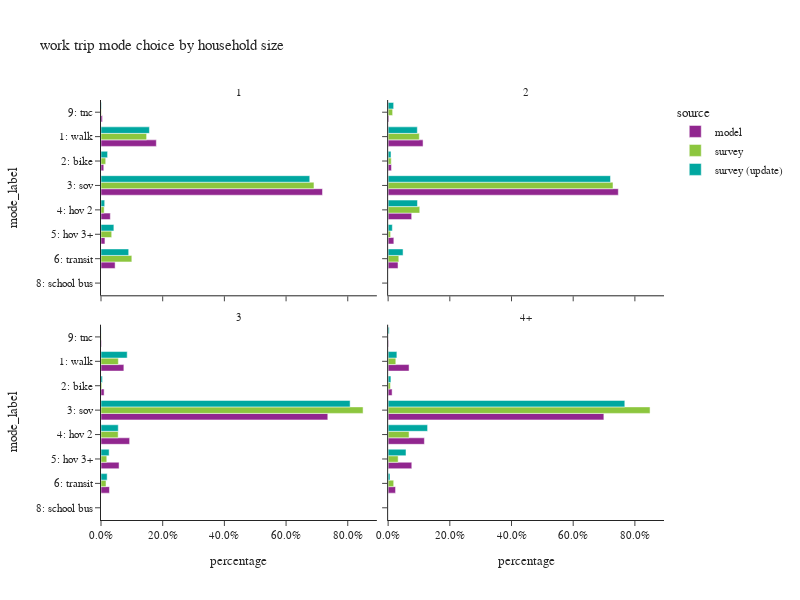

Notebook source saved alongside this figure:
### Code cell
plot_mode_choice(wk_trip,"hhsize_4+",
                 {"hhsize_4+":["1","2","3","4+"],
                  "mode_label":["1: walk","2: bike","3: sov","4: hov 2","5: hov 3+","6: transit",
                                   "8: school bus","9: other–survey only"]},
                 "household size",2,600)

### Figure 1 — Plotly figure (JSON) as saved in the notebook; plotly's stock layout.template omitted (floating-point values rounded to 4 significant figures)
{"data": [{"alignmentgroup": "True", "customdata": [[63016], [3162], [252293], [10611], [4485], [16087], [1654]], "hovertemplate": "source=model<br>hhsize_4+=1<br>percentage=%{x}<br>mode_label=%{y}<br>sample count=%{customdata[0]}<extra></extra>", "legendgroup": "model", "marker": {"color": "#91268F", "pattern": {"shape": ""}}, "name": "model", "offsetgroup": "model", "orientation": "h", "showlegend": true, "textposition": "auto", "type": "bar", "x": [0.1794, 0.009001, 0.7182, 0.0302, 0.01277, 0.04579, 0.004708], "xaxis": "x3", "y": ["1: walk", "2: bike", "3: sov", "4: hov 2", "5: hov 3+", "6: transit", "9: tnc"], "yaxis": "y3"}, {"alignmentgroup": "True", "customdata": [[93781], [9034], [618000], [63226], [15322], [26575], [2171]], "hovertemplate": "source=model<br>hhsize_4+=2<br>percentage=%{x}<br>mode_label=%{y}<br>sample count=%{customdata[0]}<extra></extra>", "legendgroup": "model", "marker": {"color": "#91268F", "pattern": {"shape": ""}}, "name": "model", "offsetgroup": "model", "orientation": "h", "showlegend": false, "textposition": "auto", "type": "bar", "x": [0.1132, 0.01091, 0.7463, 0.07635, 0.0185, 0.03209, 0.002622], "xaxis": "x4", "y": ["1: walk", "2: bike", "3: sov", "4: hov 2", "5: hov 3+", "6: transit", "9: tnc"], "yaxis": "y4"}, {"alignmentgroup": "True", "customdata": [[37613], [5117], [373158], [47103], [29735], [13915], [884]], "hovertemplate": "source=model<br>hhsize_4+=3<br>percentage=%{x}<br>mode_label=%{y}<br>sample count=%{customdata[0]}<extra></extra>", "legendgroup": "model", "marker": {"color": "#91268F", "pattern": {"shape": ""}}, "name": "model", "offsetgroup": "model", "orientation": "h", "showlegend": false, "textposition": "auto", "type": "bar", "x": [0.07411, 0.01008, 0.7353, 0.09281, 0.05859, 0.02742, 0.001742], "xaxis": "x", "y": ["1: walk", "2: bike", "3: sov", "4: hov 2", "5: hov 3+", "6: transit", "9: tnc"], "yaxis": "y"}, {"alignmentgroup": "True", "customdata": [[65589], [12447], [675778], [113581], [74103], [23241], [1], [1412]], "hovertemplate": "source=model<br>hhsize_4+=4+<br>percentage=%{x}<br>mode_label=%{y}<br>sample count=%{customdata[0]}<extra></extra>", "legendgroup": "model", "marker": {"color": "#91268F", "pattern": {"shape": ""}}, "name": "model", "offsetgroup": "model", "orientation": "h", "showlegend": false, "textposition": "auto", "type": "bar", "x": [0.06789, 0.01288, 0.6995, 0.1176, 0.0767, 0.02406, 1.035e-06, 0.001461], "xaxis": "x2", "y": ["1: walk", "2: bike", "3: sov", "4: hov 2", "5: hov 3+", "6: transit", "8: school bus", "9: tnc"], "yaxis": "y2"}, {"alignmentgroup": "True", "customdata": [[164], [45], [436], [15], [17], [113], [4]], "hovertemplate": "source=survey<br>hhsize_4+=1<br>percentage=%{x}<br>mode_label=%{y}<br>sample count=%{customdata[0]}<extra></extra>", "legendgroup": "survey", "marker": {"color": "#8CC63E", "pattern": {"shape": ""}}, "name": "survey", "offsetgroup": "survey", "orientation": "h", "showlegend": true, "textposition": "auto", "type": "bar", "x": [0.1479, 0.01526, 0.6905, 0.01026, 0.0347, 0.09994, 0.001472], "xaxis": "x3", "y": ["1: walk", "2: bike", "3: sov", "4: hov 2", "5: hov 3+", "6: transit", "9: tnc"], "yaxis": "y3"}, {"alignmentgroup": "True", "customdata": [[127], [64], [580], [90], [20], [106], [6]], "hovertemplate": "source=survey<br>hhsize_4+=2<br>percentage=%{x}<br>mode_label=%{y}<br>sample count=%{customdata[0]}<extra></extra>", "legendgroup": "survey", "marker": {"color": "#8CC63E", "pattern": {"shape": ""}}, "name": "survey", "offsetgroup": "survey", "orientation": "h", "showlegend": false, "textposition": "auto", "type": "bar", "x": [0.1011, 0.0101, 0.729, 0.1025, 0.008015, 0.03464, 0.01459], "xaxis": "x4", "y": ["1: walk", "2: bike", "3: sov", "4: hov 2", "5: hov 3+", "6: transit", "9: tnc"], "yaxis": "y4"}, {"alignmentgroup": "True", "customdata": [[29], [12], [253], [11], [8], [21], [1]], "hovertemplate": "source=survey<br>hhsize_4+=3<br>percentage=%{x}<br>mode_label=%{y}<br>sample count=%{customdata[0]}<extra></extra>", "legendgroup": "survey", "marker": {"color": "#8CC63E", "pattern": {"shape": ""}}, "name": "survey", "offsetgroup": "survey", "orientation": "h", "showlegend": false, "textposition": "auto", "type": "bar", "x": [0.05625, 0.002707, 0.8497, 0.05565, 0.01873, 0.01628, 0.0007122], "xaxis": "x", "y": ["1: walk", "2: bike", "3: sov", "4: hov 2", "5: hov 3+", "6: transit", "9: tnc"], "yaxis": "y"}, {"alignmentgroup": "True", "customdata": [[12], [13], [293], [24], [12], [14]], "hovertemplate": "source=survey<br>hhsize_4+=4+<br>percentage=%{x}<br>mode_label=%{y}<br>sample count=%{customdata[0]}<extra></extra>", "legendgroup": "survey", "marker": {"color": "#8CC63E", "pattern": {"shape": ""}}, "name": "survey", "offsetgroup": "survey", "orientation": "h", "showlegend": false, "textposition": "auto", "type": "bar", "x": [0.0249, 0.007539, 0.8492, 0.06781, 0.0325, 0.01806], "xaxis": "x2", "y": ["1: walk", "2: bike", "3: sov", "4: hov 2", "5: hov 3+", "6: transit"], "yaxis": "y2"}, {"alignmentgroup": "True", "customdata": [[159], [41], [422], [11], [19], [99], [4]], "hovertemplate": "source=survey (update)<br>hhsize_4+=1<br>percentage=%{x}<br>mode_label=%{y}<br>sample count=%{customdata[0]}<extra></extra>", "legendgroup": "survey (update)", "marker": {"color": "#00A7A0", "pattern": {"shape": ""}}, "name": "survey (update)", "offsetgroup": "survey (update)", "orientation": "h", "showlegend": true, "textposition": "auto", "type": "bar", "x": [0.157, 0.02136, 0.6768, 0.01199, 0.04173, 0.08976, 0.001389], "xaxis": "x3", "y": ["1: walk", "2: bike", "3: sov", "4: hov 2", "5: hov 3+", "6: transit", "9: tnc"], "yaxis": "y3"}, {"alignmentgroup": "True", "customdata": [[140], [57], [592], [83], [19], [108], [7]], "hovertemplate": "source=survey (update)<br>hhsize_4+=2<br>percentage=%{x}<br>mode_label=%{y}<br>sample count=%{customdata[0]}<extra></extra>", "legendgroup": "survey (update)", "marker": {"color": "#00A7A0", "pattern": {"shape": ""}}, "name": "survey (update)", "offsetgroup": "survey (update)", "orientation": "h", "showlegend": false, "textposition": "auto", "type": "bar", "x": [0.09466, 0.009326, 0.721, 0.09509, 0.01362, 0.04842, 0.01791], "xaxis": "x4", "y": ["1: walk", "2: bike", "3: sov", "4: hov 2", "5: hov 3+", "6: transit", "9: tnc"], "yaxis": "y4"}, {"alignmentgroup": "True", "customdata": [[33], [11], [270], [12], [9], [24], [1]], "hovertemplate": "source=survey (update)<br>hhsize_4+=3<br>percentage=%{x}<br>mode_label=%{y}<br>sample count=%{customdata[0]}<extra></extra>", "legendgroup": "survey (update)", "marker": {"color": "#00A7A0", "pattern": {"shape": ""}}, "name": "survey (update)", "offsetgroup": "survey (update)", "orientation": "h", "showlegend": false, "textposition": "auto", "type": "bar", "x": [0.08493, 0.004723, 0.8076, 0.05596, 0.02637, 0.01997, 0.0004131], "xaxis": "x", "y": ["1: walk", "2: bike", "3: sov", "4: hov 2", "5: hov 3+", "6: transit", "9: tnc"], "yaxis": "y"}, {"alignmentgroup": "True", "customdata": [[17], [14], [313], [30], [13], [16], [2]], "hovertemplate": "source=survey (update)<br>hhsize_4+=4+<br>percentage=%{x}<br>mode_label=%{y}<br>sample count=%{customdata[0]}<extra></extra>", "legendgroup": "survey (update)", "marker": {"color": "#00A7A0", "pattern": {"shape": ""}}, "name": "survey (update)", "offsetgroup": "survey (update)", "orientation": "h", "showlegend": false, "textposition": "auto", "type": "bar", "x": [0.02836, 0.00901, 0.7673, 0.1279, 0.05795, 0.006057, 0.003398], "xaxis": "x2", "y": ["1: walk", "2: bike", "3: sov", "4: hov 2", "5: hov 3+", "6: transit", "9: tnc"], "yaxis": "y2"}], "layout": {"annotations": [{"font": {}, "showarrow": false, "text": "3", "x": 0.245, "xanchor": "center", "xref": "paper", "y": 0.465, "yanchor": "bottom", "yref": "paper"}, {"font": {}, "showarrow": false, "text": "4+", "x": 0.755, "xanchor": "center", "xref": "paper", "y": 0.465, "yanchor": "bottom", "yref": "paper"}, {"font": {}, "showarrow": false, "text": "1", "x": 0.245, "xanchor": "center", "xref": "paper", "y": 1.0, "yanchor": "bottom", "yref": "paper"}, {"font": {}, "showarrow": false, "text": "2", "x": 0.755, "xanchor": "center", "xref": "paper", "y": 1.0, "yanchor": "bottom", "yref": "paper"}], "barmode": "group", "height": 600, "legend": {"title": {"text": "source"}, "tracegroupgap": 0}, "title": {"text": "work trip mode choice by household size"}, "width": 800, "xaxis": {"anchor": "y", "domain": [0.0, 0.49], "tickformat": ".1%", "title": {"text": "percentage"}}, "xaxis2": {"anchor": "y2", "domain": [0.51, 1.0], "matches": "x", "tickformat": ".1%", "title": {"text": "percentage"}}, "xaxis3": {"anchor": "y3", "domain": [0.0, 0.49], "matches": "x", "showticklabels": false, "tickformat": ".1%"}, "xaxis4": {"anchor": "y4", "domain": [0.51, 1.0], "matches": "x", "showticklabels": false, "tickformat": ".1%"}, "yaxis": {"anchor": "x", "categoryarray": ["9: other–survey only", "8: school bus", "6: transit", "5: hov 3+", "4: hov 2", "3: sov", "2: bike", "1: walk"], "categoryorder": "array", "domain": [0.0, 0.465], "title": {"text": "mode_label"}}, "yaxis2": {"anchor": "x2", "domain": [0.0, 0.465], "matches": "y", "showticklabels": false}, "yaxis3": {"anchor": "x3", "categoryarray": ["9: other–survey only", "8: school bus", "6: transit", "5: hov 3+", "4: hov 2", "3: sov", "2: bike", "1: walk"], "categoryorder": "array", "domain": [0.535, 1.0], "matches": "y", "title": {"text": "mode_label"}}, "yaxis4": {"anchor": "x4", "domain": [0.535, 1.0], "matches": "y", "showticklabels": false}}}
